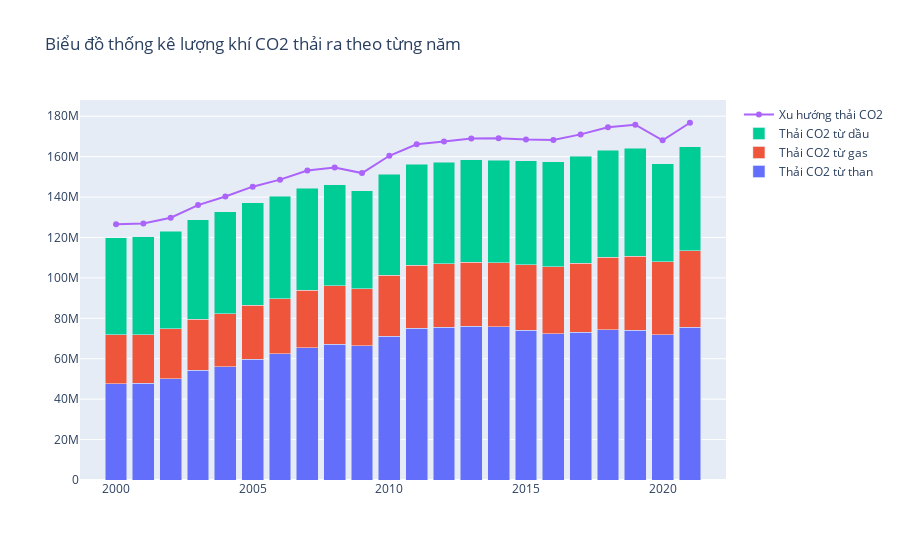

Here is the notebook cell this chart was saved with:
### Code cell
# Lấy các cột số
value_cols = {'avg_co2_emissions_from_coal': 'Thải CO2 từ than', 'avg_co2_emissions_from_gas': 'Thải CO2 từ gas', 'avg_co2_emissions_from_oil': 'Thải CO2 từ dầu'}

# Tạo stacked bar chart layout
layout = go.Layout(title='Biểu đồ thống kê lượng khí CO2 thải ra theo từng năm', barmode='stack')

# Tạo danh sách lưu các trace
traces = []
for key, value in value_cols.items():
    trace = go.Bar(x=co2_by_year['year'], y=co2_by_year[key], name=value)
    traces.append(trace)

# Vẽ bar chart
fig = go.Figure(data=traces, layout=layout)

# Thêm line trace
fig.add_trace(go.Scatter(x=co2_by_year['year'], y=co2_by_year['avg_co2_emissions'], mode='lines+markers', name='Xu hướng thải CO2'))
fig.show()
